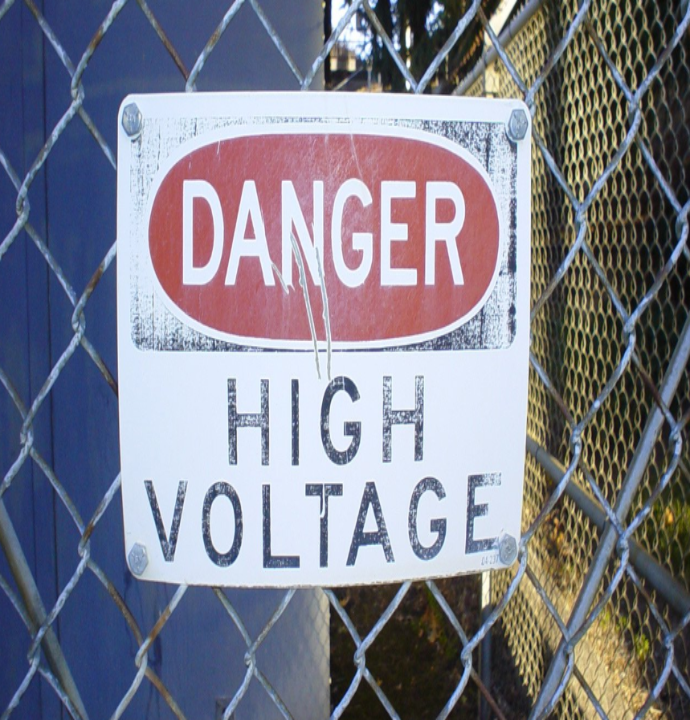
#> input picture treinamento/rawdata/135.bmp, 690 x 720 px; its folder holds only this picture in this run
$ python image2mask.py
#> lines starting #> are read from the running program, lines starting #| are printed output that depends on the picture; after the words box and inside, x2 and y2 are one past the last pixel; in counts of white or black regions, pixels touching at a corner belong together
#> further down, im is the input picture: shape (720, 690, 3); mean B, G, R 140.1, 126.9, 126.3
### treinamento/detect_color.py
import cv2
import numpy as np
from PIL import Image
from matplotlib import cm
import pytesseract


class cl:
    def detect(img,cor1,cor2):
        '''im2 = Image.new('RGB',(280,280),(255,255,255))
        im2.save('img.png')
        im = cv2.imread('img.png')
        im2 =cv2.imread('img.png')
        i=0
        while(i<279):
            j=0
            while(j<279):
                im[i][j] = cor1
                im2[i][j]=cor2
                j+=1
            i+=1
        cv2.imwrite("imgfg.png",im2)
        cv2.imwrite("img.png",img)'''
        kernel = np.ones((5 , 5), np.uint8)
        cord = []
        rangomax = np.array([int(cor1[2]),int(cor1[1]),int(cor1[0])])
        rangomin = np.array([int(cor2[2]),int(cor2[1]),int(cor2[0])])
        mask = cv2.inRange(img,rangomin,rangomax)
        opening = cv2.morphologyEx(mask, cv2.MORPH_OPEN, kernel)
        cord = cv2.boundingRect(opening)
        x, y, w, h = cv2.boundingRect(opening)
        cv2.imshow("cor", mask)
        return mask

    '''def convert2hsv(rgb):
        hsv=colorsys.rgb_to_hsv(rgb[0],rgb[1],rgb[2])
        return hsv

    def convert2rgb(hsv):
        rgb = colorsys.hsv_to_rgb(hsv[0],hsv[1],hsv[2])
        return rgb'''

    def equaliza(img):
        #equaliza imagens nos canais R,G,B
        b, g, r = cv2.split(img)
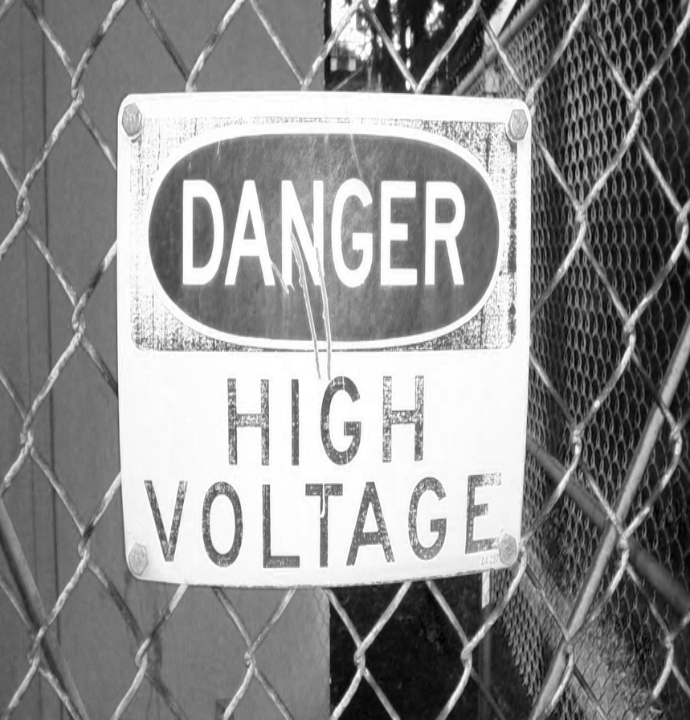
#> b: shape (720, 690); min 0, max 255, mean 140.1
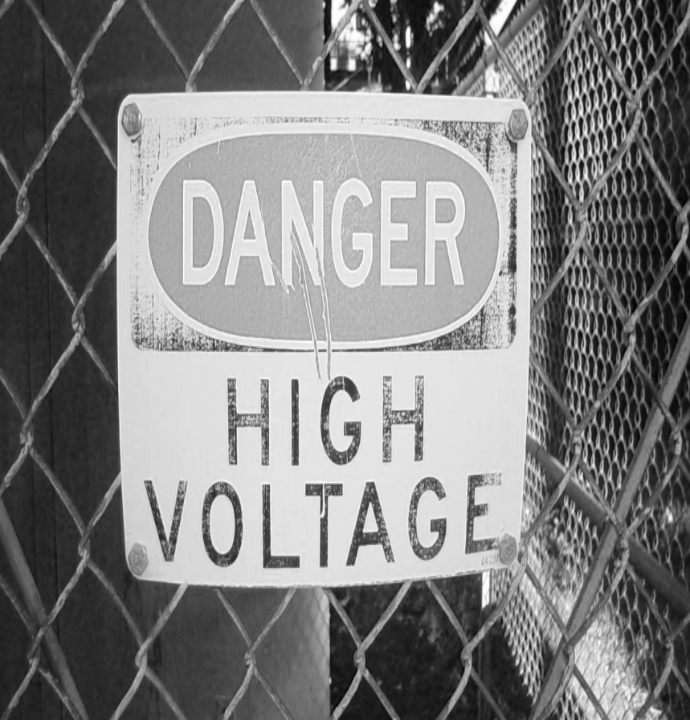
#> r: shape (720, 690); min 2, max 255, mean 126.3
        red = cv2.equalizeHist(r)
        green = cv2.equalizeHist(g)
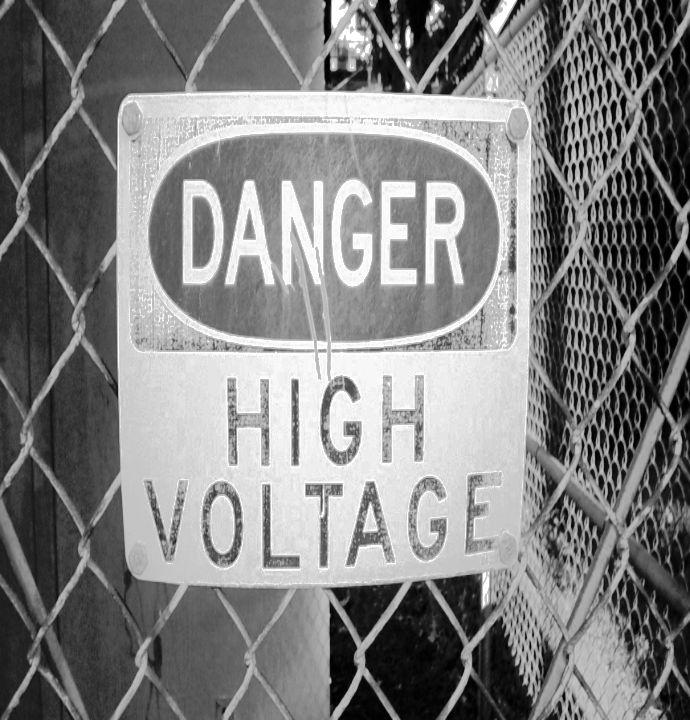
#> green: shape (720, 690); min 0, max 255, mean 128.5
        blue = cv2.equalizeHist(b)
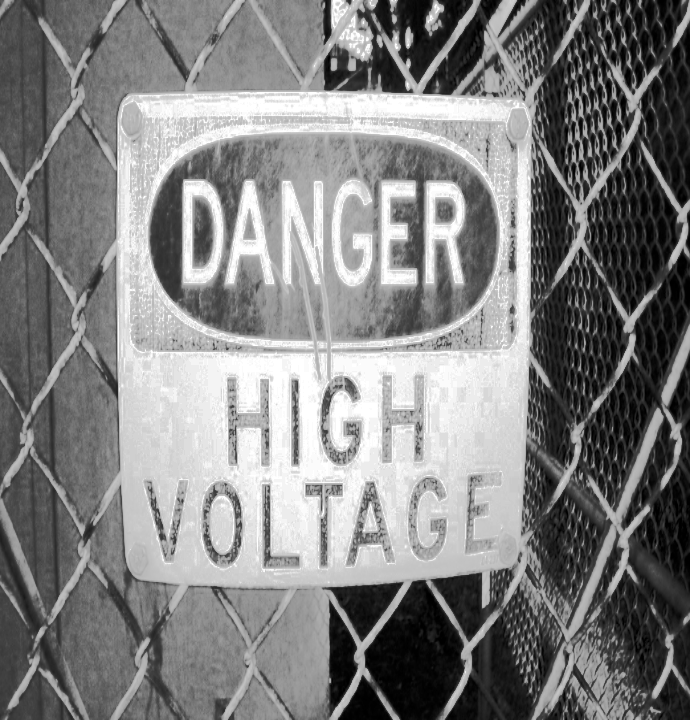
#> blue: shape (720, 690); min 0, max 255, mean 128.8
        blue=b
        return cv2.merge((blue, green, red))
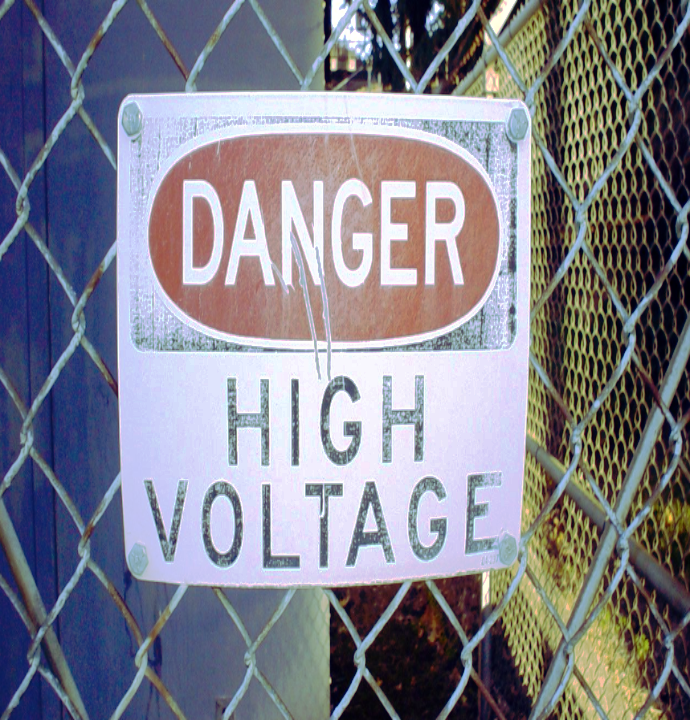
#> returned value: shape (720, 690, 3); mean of channels 0, 1, 2 140.1, 128.5, 128.4; drawn as B, G, R

    # [6 lines left out: function readText, not called in this run]

### treinamento/image2mask.py
import os
import cv2
from detect_color import cl
for img in os.listdir("rawdata"):
    im = cv2.imread("rawdata/"+str(img))
    print(img)
    cor1 =[255,200,200]
    cor2 =[60,0,0]
    im = cl.equaliza(im)
    im = cl.detect(im,cor1,cor2)
#> in detect, `mask = cv2.inRange(img,rangomin,rangomax)`:
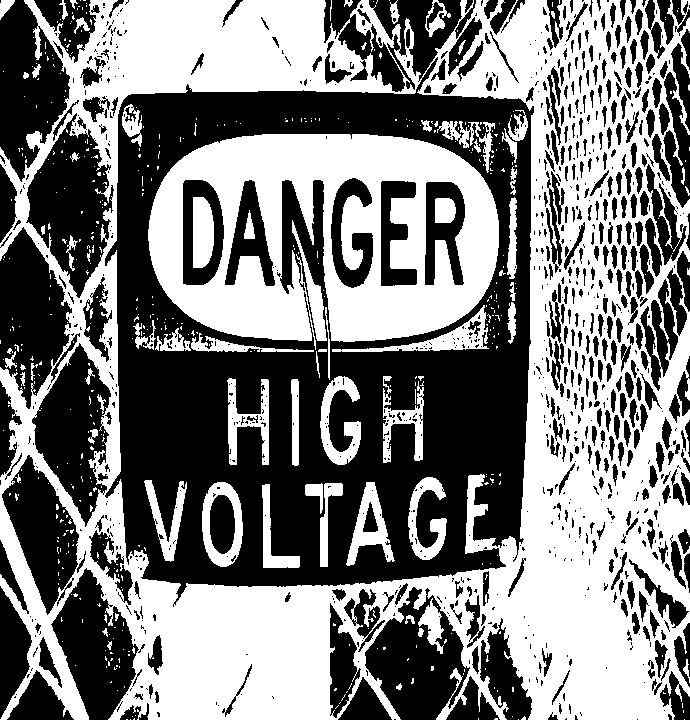
#> mask: shape (720, 690); 49.7% white; 531 white regions (460 under 20 px), largest, box (x1, y1, x2, y2) and area: (0, 0, 690, 720) 176337, (148, 134, 499, 350) 44667, (320, 376, 361, 465) 1647
#> in detect, `opening = cv2.morphologyEx(mask, cv2.MORPH_OPEN, kernel)`:
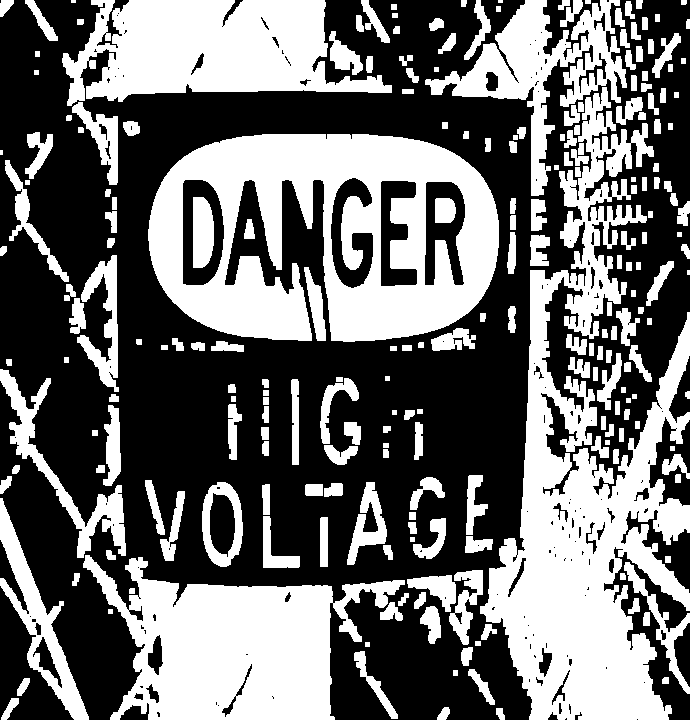
#> opening: shape (720, 690); 43% white; 234 white regions (4 under 20 px), largest, box (x1, y1, x2, y2) and area: (480, 87, 690, 720) 52972, (148, 134, 499, 342) 44310, (83, 555, 405, 720) 28369
#> in detect, `cord = cv2.boundingRect(opening)`: cord = (0, 0, 690, 720)
#> in detect, `x, y, w, h = cv2.boundingRect(opening)`: x = 0; w = 690; h = 720
    cv2.imwrite("rawdata/"+img, im)

$ run again, on treinamento/rawdata/185.bmp
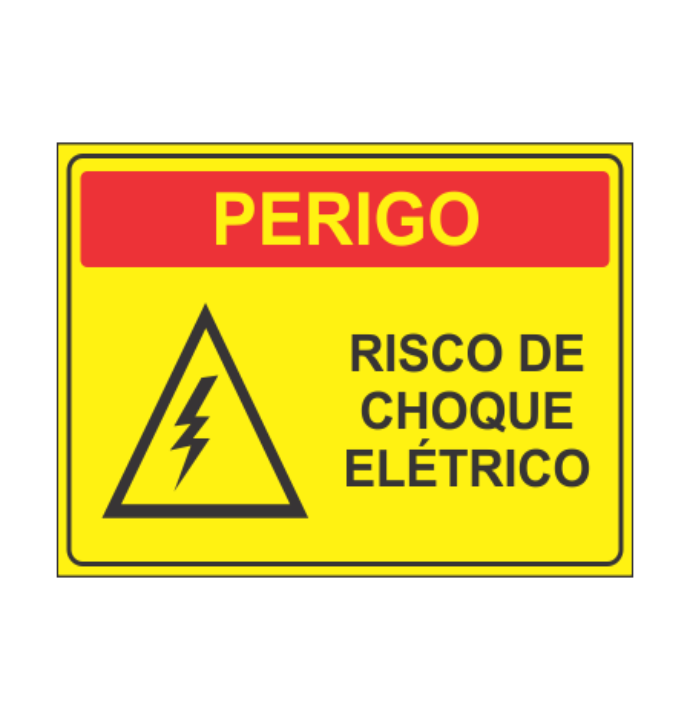
#> input picture treinamento/rawdata/185.bmp, 690 x 720 px
#> im is the input picture: shape (720, 690, 3); mean B, G, R 140.9, 218.5, 239.8
#> in detect, `mask = cv2.inRange(img,rangomin,rangomax)`:
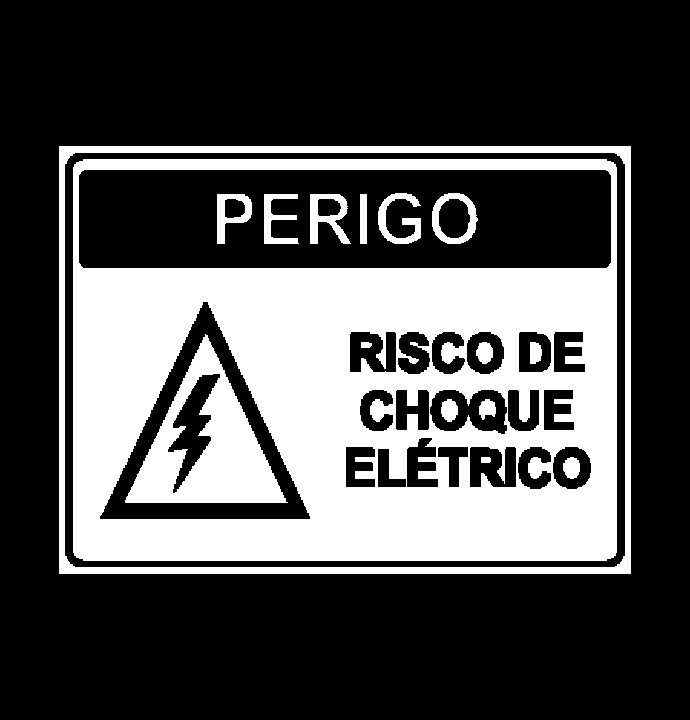
#> mask: shape (720, 690); 31.1% white; 16 white regions, largest, box (x1, y1, x2, y2) and area: (73, 159, 617, 561) 123502, (59, 146, 631, 574) 13184, (125, 334, 288, 503) 11604
#> in detect, `opening = cv2.morphologyEx(mask, cv2.MORPH_OPEN, kernel)`:
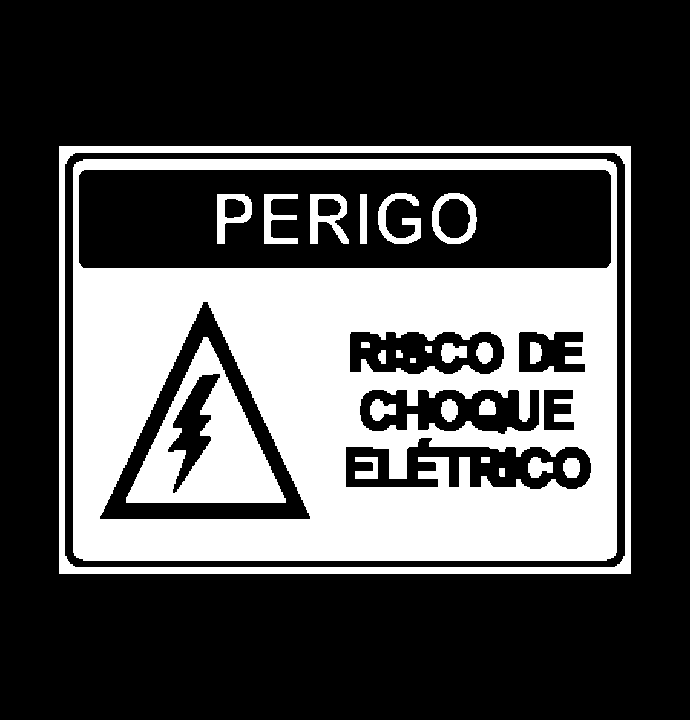
#> opening: shape (720, 690); 30.9% white; 25 white regions, largest, box (x1, y1, x2, y2) and area: (73, 159, 617, 561) 120866, (59, 146, 631, 574) 13184, (126, 337, 286, 503) 11559
#> cord = (59, 146, 572, 428)
#> x = 59; y = 146; w = 572; h = 428
